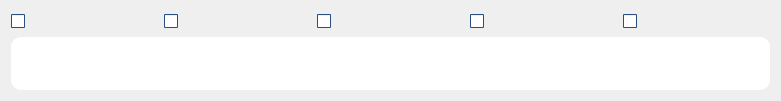
     <widget class="QWidget" name="layoutWidget">
      <property name="geometry">
       <rect>
        <x>30</x>
        <y>380</y>
        <width>781</width>
        <height>101</height>
       </rect>
      </property>
      <layout class="QVBoxLayout" name="verticalLayout">
       <item>
        <layout class="QHBoxLayout" name="horizontalLayout">
         <item>
          <widget class="QCheckBox" name="minute_enable">
           <property name="baseSize">
            <size>
             <width>0</width>
             <height>0</height>
            </size>
           </property>
           <property name="palette">
            <palette>
             <active>
              <colorrole role="WindowText">
               <brush brushstyle="SolidPattern">
                <color alpha="255">
                 <red>239</red>
                 <green>239</green>
                 <blue>239</blue>
                </color>
               </brush>
              </colorrole>
              <colorrole role="Button">
               <brush brushstyle="SolidPattern">
                <color alpha="0">
                 <red>191</red>
                 <green>64</green>
                 <blue>64</blue>
                </color>
               </brush>
              </colorrole>
              <colorrole role="Text">
               <brush brushstyle="SolidPattern">
                <color alpha="255">
                 <red>239</red>
                 <green>41</green>
                 <blue>41</blue>
                </color>
               </brush>
              </colorrole>
              <colorrole role="BrightText">
               <brush brushstyle="SolidPattern">
                <color alpha="255">
                 <red>239</red>
                 <green>41</green>
                 <blue>41</blue>
                </color>
               </brush>
              </colorrole>
              <colorrole role="Window">
               <brush brushstyle="SolidPattern">
                <color alpha="255">
                 <red>52</red>
                 <green>101</green>
                 <blue>164</blue>
                </color>
               </brush>
              </colorrole>
              <colorrole role="PlaceholderText">
               <brush brushstyle="NoBrush">
                <color alpha="128">
                 <red>0</red>
                 <green>0</green>
                 <blue>0</blue>
                </color>
               </brush>
              </colorrole>
             </active>
             <inactive>
              <colorrole role="WindowText">
               <brush brushstyle="SolidPattern">
                <color alpha="255">
                 <red>239</red>
                 <green>239</green>
                 <blue>239</blue>
                </color>
               </brush>
              </colorrole>
              <colorrole role="Button">
               <brush brushstyle="SolidPattern">
                <color alpha="0">
                 <red>191</red>
                 <green>64</green>
                 <blue>64</blue>
                </color>
               </brush>
              </colorrole>
              <colorrole role="Text">
               <brush brushstyle="SolidPattern">
                <color alpha="255">
                 <red>239</red>
                 <green>41</green>
                 <blue>41</blue>
                </color>
               </brush>
              </colorrole>
              <colorrole role="BrightText">
               <brush brushstyle="SolidPattern">
                <color alpha="255">
                 <red>239</red>
                 <green>41</green>
                 <blue>41</blue>
                </color>
               </brush>
              </colorrole>
              <colorrole role="Window">
               <brush brushstyle="SolidPattern">
                <color alpha="255">
                 <red>52</red>
                 <green>101</green>
                 <blue>164</blue>
                </color>
               </brush>
              </colorrole>
              <colorrole role="PlaceholderText">
               <brush brushstyle="NoBrush">
                <color alpha="128">
                 <red>239</red>
                 <green>41</green>
                 <blue>41</blue>
                </color>
               </brush>
              </colorrole>
             </inactive>
             <disabled>
              <colorrole role="WindowText">
               <brush brushstyle="SolidPattern">
                <color alpha="255">
                 <red>127</red>
                 <green>127</green>
                 <blue>127</blue>
                </color>
               </brush>
              </colorrole>
              <colorrole role="Button">
               <brush brushstyle="SolidPattern">
                <color alpha="0">
                 <red>191</red>
                 <green>64</green>
                 <blue>64</blue>
                </color>
               </brush>
              </colorrole>
              <colorrole role="Text">
               <brush brushstyle="SolidPattern">
                <color alpha="255">
                 <red>127</red>
                 <green>127</green>
                 <blue>127</blue>
                </color>
               </brush>
              </colorrole>
              <colorrole role="BrightText">
               <brush brushstyle="SolidPattern">
                <color alpha="255">
                 <red>239</red>
                 <green>41</green>
                 <blue>41</blue>
                </color>
               </brush>
              </colorrole>
              <colorrole role="Window">
               <brush brushstyle="SolidPattern">
                <color alpha="255">
                 <red>52</red>
                 <green>101</green>
                 <blue>164</blue>
                </color>
               </brush>
              </colorrole>
              <colorrole role="PlaceholderText">
               <brush brushstyle="NoBrush">
                <color alpha="128">
                 <red>0</red>
                 <green>0</green>
                 <blue>0</blue>
                </color>
               </brush>
              </colorrole>
             </disabled>
            </palette>
           </property>
           <property name="font">
            <font>
             <weight>75</weight>
             <bold>true</bold>
            </font>
           </property>
           <property name="toolTip">
            <string>Adjust the interval to the Round Trip Time</string>
           </property>
           <property name="autoFillBackground">
            <bool>true</bool>
           </property>
           <property name="text">
            <string>Any Minute</string>
           </property>
          </widget>
         </item>
         <item>
          <widget class="QCheckBox" name="hour_enable">
           <property name="baseSize">
            <size>
             <width>0</width>
             <height>0</height>
            </size>
           </property>
           <property name="palette">
            <palette>
             <active>
              <colorrole role="WindowText">
               <brush brushstyle="SolidPattern">
                <color alpha="255">
                 <red>239</red>
                 <green>239</green>
                 <blue>239</blue>
                </color>
               </brush>
              </colorrole>
              <colorrole role="Button">
               <brush brushstyle="SolidPattern">
                <color alpha="0">
                 <red>191</red>
                 <green>64</green>
                 <blue>64</blue>
                </color>
               </brush>
              </colorrole>
              <colorrole role="Text">
               <brush brushstyle="SolidPattern">
                <color alpha="255">
                 <red>239</red>
                 <green>41</green>
                 <blue>41</blue>
                </color>
               </brush>
              </colorrole>
              <colorrole role="BrightText">
               <brush brushstyle="SolidPattern">
                <color alpha="255">
                 <red>239</red>
                 <green>41</green>
                 <blue>41</blue>
                </color>
               </brush>
              </colorrole>
              <colorrole role="Window">
               <brush brushstyle="SolidPattern">
                <color alpha="255">
                 <red>52</red>
                 <green>101</green>
                 <blue>164</blue>
                </color>
               </brush>
              </colorrole>
              <colorrole role="PlaceholderText">
               <brush brushstyle="NoBrush">
                <color alpha="128">
                 <red>0</red>
                 <green>0</green>
                 <blue>0</blue>
                </color>
               </brush>
              </colorrole>
             </active>
             <inactive>
              <colorrole role="WindowText">
               <brush brushstyle="SolidPattern">
                <color alpha="255">
                 <red>239</red>
                 <green>239</green>
                 <blue>239</blue>
                </color>
               </brush>
              </colorrole>
              <colorrole role="Button">
               <brush brushstyle="SolidPattern">
                <color alpha="0">
                 <red>191</red>
                 <green>64</green>
                 <blue>64</blue>
                </color>
               </brush>
              </colorrole>
              <colorrole role="Text">
               <brush brushstyle="SolidPattern">
                <color alpha="255">
                 <red>239</red>
                 <green>41</green>
                 <blue>41</blue>
                </color>
               </brush>
              </colorrole>
              <colorrole role="BrightText">
               <brush brushstyle="SolidPattern">
                <color alpha="255">
                 <red>239</red>
                 <green>41</green>
                 <blue>41</blue>
                </color>
               </brush>
              </colorrole>
              <colorrole role="Window">
               <brush brushstyle="SolidPattern">
                <color alpha="255">
                 <red>52</red>
                 <green>101</green>
                 <blue>164</blue>
                </color>
               </brush>
              </colorrole>
              <colorrole role="PlaceholderText">
               <brush brushstyle="NoBrush">
                <color alpha="128">
                 <red>239</red>
                 <green>41</green>
                 <blue>41</blue>
                </color>
               </brush>
              </colorrole>
             </inactive>
             <disabled>
              <colorrole role="WindowText">
               <brush brushstyle="SolidPattern">
                <color alpha="255">
                 <red>127</red>
                 <green>127</green>
                 <blue>127</blue>
                </color>
               </brush>
              </colorrole>
              <colorrole role="Button">
               <brush brushstyle="SolidPattern">
                <color alpha="0">
                 <red>191</red>
                 <green>64</green>
                 <blue>64</blue>
                </color>
               </brush>
              </colorrole>
              <colorrole role="Text">
               <brush brushstyle="SolidPattern">
                <color alpha="255">
                 <red>127</red>
                 <green>127</green>
                 <blue>127</blue>
                </color>
               </brush>
              </colorrole>
              <colorrole role="BrightText">
               <brush brushstyle="SolidPattern">
                <color alpha="255">
                 <red>239</red>
                 <green>41</green>
                 <blue>41</blue>
                </color>
               </brush>
              </colorrole>
              <colorrole role="Window">
               <brush brushstyle="SolidPattern">
                <color alpha="255">
                 <red>52</red>
                 <green>101</green>
                 <blue>164</blue>
                </color>
               </brush>
              </colorrole>
              <colorrole role="PlaceholderText">
               <brush brushstyle="NoBrush">
                <color alpha="128">
                 <red>0</red>
                 <green>0</green>
                 <blue>0</blue>
                </color>
               </brush>
              </colorrole>
             </disabled>
            </palette>
           </property>
           <property name="font">
            <font>
             <weight>75</weight>
             <bold>true</bold>
            </font>
           </property>
           <property name="toolTip">
            <string>Adjust the interval to the Round Trip Time</string>
           </property>
           <property name="autoFillBackground">
            <bool>true</bool>
           </property>
           <property name="text">
            <string>Any Hour</string>
           </property>
          </widget>
         </item>
         <item>
          <widget class="QCheckBox" name="allmonth_enable">
           <property name="baseSize">
            <size>
             <width>0</width>
             <height>0</height>
            </size>
           </property>
           <property name="palette">
            <palette>
             <active>
              <colorrole role="WindowText">
               <brush brushstyle="SolidPattern">
                <color alpha="255">
                 <red>239</red>
                 <green>239</green>
                 <blue>239</blue>
                </color>
               </brush>
              </colorrole>
              <colorrole role="Button">
               <brush brushstyle="SolidPattern">
                <color alpha="0">
                 <red>191</red>
                 <green>64</green>
                 <blue>64</blue>
                </color>
               </brush>
              </colorrole>
              <colorrole role="Text">
               <brush brushstyle="SolidPattern">
                <color alpha="255">
                 <red>239</red>
                 <green>41</green>
                 <blue>41</blue>
                </color>
               </brush>
              </colorrole>
              <colorrole role="BrightText">
               <brush brushstyle="SolidPattern">
                <color alpha="255">
                 <red>239</red>
                 <green>41</green>
                 <blue>41</blue>
                </color>
               </brush>
              </colorrole>
              <colorrole role="Window">
               <brush brushstyle="SolidPattern">
                <color alpha="255">
                 <red>52</red>
                 <green>101</green>
                 <blue>164</blue>
                </color>
               </brush>
              </colorrole>
              <colorrole role="PlaceholderText">
               <brush brushstyle="NoBrush">
                <color alpha="128">
                 <red>0</red>
                 <green>0</green>
                 <blue>0</blue>
                </color>
               </brush>
              </colorrole>
             </active>
             <inactive>
              <colorrole role="WindowText">
               <brush brushstyle="SolidPattern">
                <color alpha="255">
                 <red>239</red>
                 <green>239</green>
                 <blue>239</blue>
                </color>
               </brush>
              </colorrole>
              <colorrole role="Button">
               <brush brushstyle="SolidPattern">
                <color alpha="0">
                 <red>191</red>
                 <green>64</green>
                 <blue>64</blue>
                </color>
               </brush>
              </colorrole>
              <colorrole role="Text">
               <brush brushstyle="SolidPattern">
                <color alpha="255">
                 <red>239</red>
                 <green>41</green>
                 <blue>41</blue>
                </color>
               </brush>
              </colorrole>
              <colorrole role="BrightText">
               <brush brushstyle="SolidPattern">
                <color alpha="255">
                 <red>239</red>
                 <green>41</green>
                 <blue>41</blue>
                </color>
               </brush>
              </colorrole>
              <colorrole role="Window">
               <brush brushstyle="SolidPattern">
                <color alpha="255">
                 <red>52</red>
                 <green>101</green>
                 <blue>164</blue>
                </color>
               </brush>
              </colorrole>
              <colorrole role="PlaceholderText">
               <brush brushstyle="NoBrush">
                <color alpha="128">
                 <red>239</red>
                 <green>41</green>
                 <blue>41</blue>
                </color>
               </brush>
              </colorrole>
             </inactive>
             <disabled>
              <colorrole role="WindowText">
               <brush brushstyle="SolidPattern">
                <color alpha="255">
                 <red>127</red>
                 <green>127</green>
                 <blue>127</blue>
                </color>
               </brush>
              </colorrole>
              <colorrole role="Button">
               <brush brushstyle="SolidPattern">
                <color alpha="0">
                 <red>191</red>
                 <green>64</green>
                 <blue>64</blue>
                </color>
               </brush>
              </colorrole>
              <colorrole role="Text">
               <brush brushstyle="SolidPattern">
                <color alpha="255">
                 <red>127</red>
                 <green>127</green>
                 <blue>127</blue>
                </color>
               </brush>
              </colorrole>
              <colorrole role="BrightText">
               <brush brushstyle="SolidPattern">
                <color alpha="255">
                 <red>239</red>
                 <green>41</green>
                 <blue>41</blue>
                </color>
               </brush>
              </colorrole>
              <colorrole role="Window">
               <brush brushstyle="SolidPattern">
                <color alpha="255">
                 <red>52</red>
                 <green>101</green>
                 <blue>164</blue>
                </color>
               </brush>
              </colorrole>
              <colorrole role="PlaceholderText">
               <brush brushstyle="NoBrush">
                <color alpha="128">
                 <red>0</red>
                 <green>0</green>
                 <blue>0</blue>
                </color>
               </brush>
              </colorrole>
             </disabled>
            </palette>
           </property>
           <property name="font">
            <font>
             <weight>75</weight>
             <bold>true</bold>
            </font>
           </property>
           <property name="toolTip">
            <string>Adjust the interval to the Round Trip Time</string>
           </property>
           <property name="autoFillBackground">
            <bool>true</bool>
           </property>
           <property name="text">
            <string>Any Month Day</string>
           </property>
          </widget>
         </item>
         <item>
          <widget class="QCheckBox" name="month_enable">
           <property name="baseSize">
            <size>
             <width>0</width>
             <height>0</height>
            </size>
           </property>
           <property name="palette">
            <palette>
             <active>
              <colorrole role="WindowText">
               <brush brushstyle="SolidPattern">
                <color alpha="255">
                 <red>239</red>
                 <green>239</green>
                 <blue>239</blue>
                </color>
               </brush>
              </colorrole>
              <colorrole role="Button">
               <brush brushstyle="SolidPattern">
                <color alpha="0">
                 <red>191</red>
                 <green>64</green>
                 <blue>64</blue>
                </color>
               </brush>
              </colorrole>
              <colorrole role="Text">
               <brush brushstyle="SolidPattern">
                <color alpha="255">
                 <red>239</red>
                 <green>41</green>
                 <blue>41</blue>
                </color>
               </brush>
              </colorrole>
              <colorrole role="BrightText">
               <brush brushstyle="SolidPattern">
                <color alpha="255">
                 <red>239</red>
                 <green>41</green>
                 <blue>41</blue>
                </color>
               </brush>
              </colorrole>
              <colorrole role="Window">
               <brush brushstyle="SolidPattern">
                <color alpha="255">
                 <red>52</red>
                 <green>101</green>
                 <blue>164</blue>
                </color>
               </brush>
              </colorrole>
              <colorrole role="PlaceholderText">
               <brush brushstyle="NoBrush">
                <color alpha="128">
                 <red>0</red>
                 <green>0</green>
                 <blue>0</blue>
                </color>
               </brush>
              </colorrole>
             </active>
             <inactive>
              <colorrole role="WindowText">
               <brush brushstyle="SolidPattern">
                <color alpha="255">
                 <red>239</red>
                 <green>239</green>
                 <blue>239</blue>
                </color>
               </brush>
              </colorrole>
              <colorrole role="Button">
               <brush brushstyle="SolidPattern">
                <color alpha="0">
                 <red>191</red>
                 <green>64</green>
                 <blue>64</blue>
                </color>
               </brush>
              </colorrole>
              <colorrole role="Text">
               <brush brushstyle="SolidPattern">
                <color alpha="255">
                 <red>239</red>
                 <green>41</green>
                 <blue>41</blue>
                </color>
               </brush>
              </colorrole>
              <colorrole role="BrightText">
               <brush brushstyle="SolidPattern">
                <color alpha="255">
                 <red>239</red>
                 <green>41</green>
                 <blue>41</blue>
                </color>
               </brush>
              </colorrole>
              <colorrole role="Window">
               <brush brushstyle="SolidPattern">
                <color alpha="255">
                 <red>52</red>
                 <green>101</green>
                 <blue>164</blue>
                </color>
               </brush>
              </colorrole>
              <colorrole role="PlaceholderText">
               <brush brushstyle="NoBrush">
                <color alpha="128">
                 <red>239</red>
                 <green>41</green>
                 <blue>41</blue>
                </color>
               </brush>
              </colorrole>
             </inactive>
             <disabled>
              <colorrole role="WindowText">
               <brush brushstyle="SolidPattern">
                <color alpha="255">
                 <red>127</red>
                 <green>127</green>
                 <blue>127</blue>
                </color>
               </brush>
              </colorrole>
              <colorrole role="Button">
               <brush brushstyle="SolidPattern">
                <color alpha="0">
                 <red>191</red>
                 <green>64</green>
                 <blue>64</blue>
                </color>
               </brush>
              </colorrole>
              <colorrole role="Text">
               <brush brushstyle="SolidPattern">
                <color alpha="255">
                 <red>127</red>
                 <green>127</green>
                 <blue>127</blue>
                </color>
               </brush>
              </colorrole>
              <colorrole role="BrightText">
               <brush brushstyle="SolidPattern">
                <color alpha="255">
                 <red>239</red>
                 <green>41</green>
                 <blue>41</blue>
                </color>
               </brush>
              </colorrole>
              <colorrole role="Window">
               <brush brushstyle="SolidPattern">
                <color alpha="255">
                 <red>52</red>
                 <green>101</green>
                 <blue>164</blue>
                </color>
               </brush>
              </colorrole>
              <colorrole role="PlaceholderText">
               <brush brushstyle="NoBrush">
                <color alpha="128">
                 <red>0</red>
                 <green>0</green>
                 <blue>0</blue>
                </color>
               </brush>
              </colorrole>
             </disabled>
            </palette>
           </property>
           <property name="font">
            <font>
             <weight>75</weight>
             <bold>true</bold>
            </font>
           </property>
           <property name="toolTip">
            <string>Adjust the interval to the Round Trip Time</string>
           </property>
           <property name="autoFillBackground">
            <bool>true</bool>
           </property>
           <property name="text">
            <string>Any Month</string>
           </property>
          </widget>
         </item>
         <item>
          <widget class="QCheckBox" name="day_enable">
           <property name="baseSize">
            <size>
             <width>0</width>
             <height>0</height>
            </size>
           </property>
           <property name="palette">
            <palette>
             <active>
              <colorrole role="WindowText">
               <brush brushstyle="SolidPattern">
                <color alpha="255">
                 <red>239</red>
                 <green>239</green>
                 <blue>239</blue>
                </color>
               </brush>
              </colorrole>
              <colorrole role="Button">
               <brush brushstyle="SolidPattern">
                <color alpha="0">
                 <red>191</red>
                 <green>64</green>
                 <blue>64</blue>
                </color>
               </brush>
              </colorrole>
              <colorrole role="Text">
               <brush brushstyle="SolidPattern">
                <color alpha="255">
                 <red>239</red>
                 <green>41</green>
                 <blue>41</blue>
                </color>
               </brush>
              </colorrole>
              <colorrole role="BrightText">
               <brush brushstyle="SolidPattern">
                <color alpha="255">
                 <red>239</red>
                 <green>41</green>
                 <blue>41</blue>
                </color>
               </brush>
              </colorrole>
              <colorrole role="Window">
               <brush brushstyle="SolidPattern">
                <color alpha="255">
                 <red>52</red>
                 <green>101</green>
                 <blue>164</blue>
                </color>
               </brush>
              </colorrole>
              <colorrole role="PlaceholderText">
               <brush brushstyle="NoBrush">
                <color alpha="128">
                 <red>0</red>
                 <green>0</green>
                 <blue>0</blue>
                </color>
               </brush>
              </colorrole>
             </active>
             <inactive>
              <colorrole role="WindowText">
               <brush brushstyle="SolidPattern">
                <color alpha="255">
                 <red>239</red>
                 <green>239</green>
                 <blue>239</blue>
                </color>
               </brush>
              </colorrole>
              <colorrole role="Button">
               <brush brushstyle="SolidPattern">
                <color alpha="0">
                 <red>191</red>
                 <green>64</green>
                 <blue>64</blue>
                </color>
               </brush>
              </colorrole>
              <colorrole role="Text">
               <brush brushstyle="SolidPattern">
                <color alpha="255">
                 <red>239</red>
                 <green>41</green>
                 <blue>41</blue>
                </color>
               </brush>
              </colorrole>
              <colorrole role="BrightText">
               <brush brushstyle="SolidPattern">
                <color alpha="255">
                 <red>239</red>
                 <green>41</green>
                 <blue>41</blue>
                </color>
               </brush>
              </colorrole>
              <colorrole role="Window">
               <brush brushstyle="SolidPattern">
                <color alpha="255">
                 <red>52</red>
                 <green>101</green>
                 <blue>164</blue>
                </color>
               </brush>
              </colorrole>
              <colorrole role="PlaceholderText">
               <brush brushstyle="NoBrush">
                <color alpha="128">
                 <red>239</red>
                 <green>41</green>
                 <blue>41</blue>
                </color>
               </brush>
              </colorrole>
             </inactive>
             <disabled>
              <colorrole role="WindowText">
               <brush brushstyle="SolidPattern">
                <color alpha="255">
                 <red>127</red>
                 <green>127</green>
                 <blue>127</blue>
                </color>
               </brush>
              </colorrole>
              <colorrole role="Button">
               <brush brushstyle="SolidPattern">
                <color alpha="0">
                 <red>191</red>
                 <green>64</green>
                 <blue>64</blue>
                </color>
               </brush>
              </colorrole>
              <colorrole role="Text">
               <brush brushstyle="SolidPattern">
                <color alpha="255">
                 <red>127</red>
                 <green>127</green>
                 <blue>127</blue>
                </color>
               </brush>
              </colorrole>
              <colorrole role="BrightText">
               <brush brushstyle="SolidPattern">
                <color alpha="255">
                 <red>239</red>
                 <green>41</green>
                 <blue>41</blue>
                </color>
               </brush>
              </colorrole>
              <colorrole role="Window">
               <brush brushstyle="SolidPattern">
                <color alpha="255">
                 <red>52</red>
                 <green>101</green>
                 <blue>164</blue>
                </color>
               </brush>
              </colorrole>
              <colorrole role="PlaceholderText">
               <brush brushstyle="NoBrush">
                <color alpha="128">
                 <red>0</red>
                 <green>0</green>
                 <blue>0</blue>
                </color>
               </brush>
              </colorrole>
             </disabled>
            </palette>
           </property>
           <property name="font">
            <font>
             <weight>75</weight>
             <bold>true</bold>
            </font>
           </property>
           <property name="toolTip">
            <string>Adjust the interval to the Round Trip Time</string>
           </property>
           <property name="autoFillBackground">
            <bool>true</bool>
           </property>
           <property name="text">
            <string>Any Week Day</string>
           </property>
          </widget>
         </item>
        </layout>
       </item>
       <item>
        <widget class="QTextBrowser" name="cron_time">
         <property name="styleSheet">
          <string notr="true">QTextBrowser{

	color: rgb(0, 0, 0);

	background-color: rgb(255, 255, 255);
	border-radius:10px;



}

QScrollBar:vertical {
            border:0px solid grey;


			background-color: qlineargradient(spread:pad, x1:0, y1:0, x2:1, y2:1, stop:0 rgba(33, 29, 29, 255), stop:1 rgba(49, 49, 49, 255));
            width:10px;
            margin: 0px 0px 0px 0px;
        }

        QScrollBar::handle:vertical {

            min-height: 0px;
          	border: 0px solid red;
			border-radius: 4px;
			background-color: white;
        }
        QScrollBar::add-line:vertical {
			border-right-color: qlineargradient(spread:pad, x1:0, y1:0, x2:1, y2:1, stop:0 rgba(33, 29, 29, 255), stop:1 rgba(49, 49, 49, 255));
            height: 0px;
            subcontrol-position: bottom;
            subcontrol-origin: margin;
        }
        QScrollBar::sub-line:vertical {
			border-right-color: qlineargradient(spread:pad, x1:0, y1:0, x2:1, y2:1, stop:0 rgba(33, 29, 29, 255), stop:1 rgba(49, 49, 49, 255));
            height: 0 px;
            subcontrol-position: top;
            subcontrol-origin: margin;
        }



</string>
         </property>
        </widget>
       </item>
      </layout>
     </widget>
